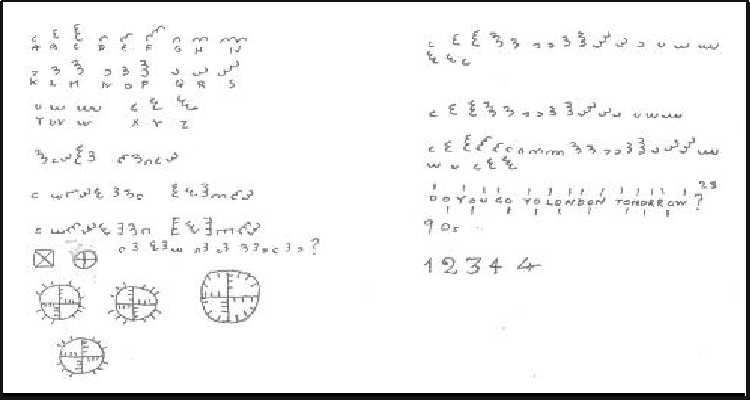
#> input picture research/dorabella/sources/notebook_1924.gif, 750 x 400 px
$ python marco.py
#> lines starting #> are read from the running program, lines starting #| are printed output that depends on the picture; after the words box and inside, x2 and y2 are one past the last pixel; in counts of white or black regions, pixels touching at a corner belong together
"""Experiment 3 — the Marco arc-count known-plaintext test (TODO item 2).

Pelling reads the 1924+ notebook page as carrying `MARCO ELGAR` and
`A VERY OLD CYPHER` in the arc alphabet. Section 11.3 records this as the only
known-plaintext sample in the Dorabella alphabet known to exist; TODO item 2
proposed testing it through the arc-count channel -- the channel this project
reads most reliably -- and listed the blocker as capture resolution, with a
prior of 85% that the test would land.

The blocker was asserted, never measured. It is measured here, using a control
that costs nothing:

    THE SAME PAGE CARRIES ELGAR'S OWN KEY TABLE.

Twenty-four glyphs, same hand, same photograph, same resolution, each labelled
with its letter underneath. Under Elgar's key (section 8.1) the arc count of
ALPHA24[i] is i mod 3 + 1, so the table's true arc counts are 1,2,3 repeating
-- ground truth, free, drawn from the very image the test must read. An
extractor that cannot recover the key table's arc counts cannot be trusted on
the Marco line, and the family is blocked by capture rather than by cipher.

This is section 18.3's move (the 1947 plate) applied to the notebook: establish
what the image can support before reporting anything read from it.
"""
import sys, os
sys.path.insert(0, os.path.dirname(__file__))
import numpy as np
from PIL import Image
from scipy import ndimage
from scipy.stats import spearmanr

SRC = os.path.join(os.path.dirname(__file__), '..', 'sources', 'notebook_1924.gif')
ALPHA24 = "ABCDEFGHIKLMNOPQRSTUWXYZ"
RNG = np.random.default_rng(1924)

# Key-table rows on the page, with the letters each carries. Bands located by
# ink profile (see locate() below); the letter content is read off the plate.
KEY_ROWS = [((30, 45), "ABCDEFGHI"),
            ((56, 72), "KLMNOPQRS"),
            ((76, 94), "TUWXYZ")]
CAND_LINES = [(147, 167), (183, 203), (219, 239)]

CLAIMS = {'MARCO ELGAR':       ['MARCO', 'ELGAR'],
          'A VERY OLD CYPHER': ['A', 'UERY', 'OLD', 'CYPHER']}   # V->U, Elgar's merge


def arcs_of(word):
    return [ALPHA24.index(c) % 3 + 1 for c in word]


def banner(s):
    print("\n" + "=" * 78); print(s); print("=" * 78)


def load():
    a = np.asarray(Image.open(SRC).convert('L'), dtype=np.float64)
    ink = 255.0 - a
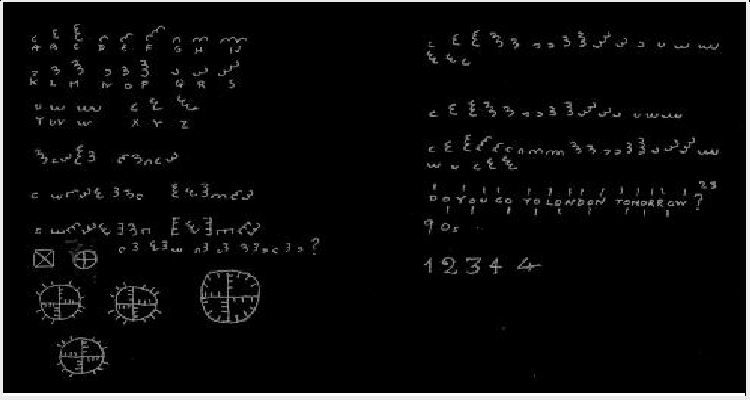
#> ink: shape (400, 750) float64; min 0, max 255, mean 12
    ink[:4, :] = 0; ink[384:, :] = 0; ink[:, :4] = 0; ink[:, 741:] = 0   # frame
#> after `ink[:, 741:] = 0`:
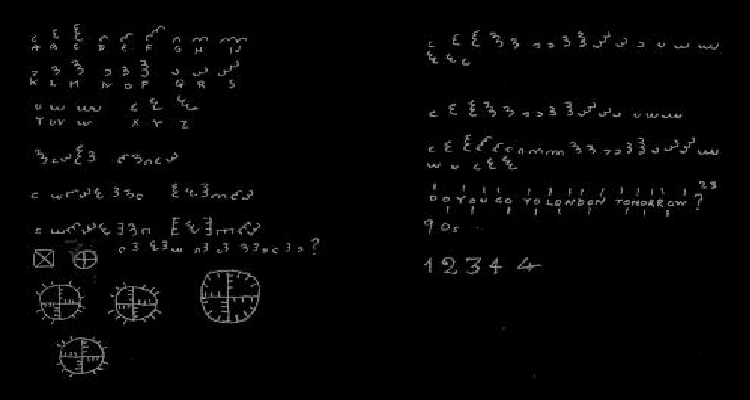
#> ink: shape (400, 750) float64; min 0, max 180, mean 4.5
    return ink


def locate(ink, x0, x1, t=0.12):
    p = ink[:, x0:x1].sum(axis=1); p = p / p.max()
    on = p > t; runs, s = [], None
    for y, v in enumerate(on):
        if v and s is None: s = y
        elif not v and s is not None: runs.append((s, y)); s = None
    if s is not None: runs.append((s, len(on)))
    return [r for r in runs if r[1] - r[0] >= 3]


def seg_profile(ink, y0, y1, x0=20, x1=340, gap=2, t=0.10):
    """Column-profile segmentation."""
    p = ink[y0:y1, x0:x1].sum(axis=0); p = p / (p.max() + 1e-9)
    on = p > t; runs, s, off = [], None, 0
    for x, v in enumerate(on):
        if v:
            if s is None: s = x
            off = 0
        elif s is not None:
            off += 1
            if off > gap:
                runs.append((s + x0, x - off + 1 + x0)); s = None; off = 0
    if s is not None: runs.append((s + x0, x1))
    return [r for r in runs if r[1] - r[0] >= 2]


def seg_cc(ink, y0, y1, x0=20, x1=340, t=60, minpx=4):
    """Connected-component segmentation, merged by horizontal overlap."""
    b = ink[y0:y1, x0:x1] > t
    L, n = ndimage.label(b, structure=np.ones((3, 3)))
    out = []
    for i in range(1, n + 1):
        ys, xs = np.where(L == i)
        if len(xs) >= minpx:
            out.append((xs.min() + x0, xs.max() + 1 + x0))
    return sorted(out)


def main():
    ink = load()
    print(f"capture: 750 x 400 (sources/PROVENANCE.md flags this as too low for")
    print(f"the Marco test; that flag is now measured rather than asserted)")

    # ------------------------------------------------------------------
    banner("CONTROL 1 — can glyphs even be COUNTED at this resolution?")
    print("""
  Ground truth from Elgar's own key table on the same page. If segmentation
  cannot recover the number of glyphs in a row whose letters are printed
  underneath it, nothing read from the practice lines is interpretable.
""")
    print(f"  {'row':12s} {'true':>5s} {'profile':>8s} {'components':>11s}")
    hits_p = hits_c = 0
    for (y0, y1), letters in KEY_ROWS:
        tp = len(seg_profile(ink, y0, y1))
        tc = len(seg_cc(ink, y0, y1))
        hits_p += tp == len(letters); hits_c += tc == len(letters)
        print(f"  {letters:12s} {len(letters):5d} {tp:8d} {tc:11d}")
#> this loop made 3 passes
#> (n in seg_cc, tc, hits_p, hits_c) on passes 1 to 3: (11, 10, 1, 0), (9, 9, 2, 1), (10, 9, 2, 1)
#|   ABCDEFGHI        9        9          10
#|   KLMNOPQRS        9        9           9
#|   TUWXYZ           6        9           9
#> after the loop, hits_c = 1; hits_p = 2
    print(f"\n  rows recovered exactly: profile {hits_p}/3, components {hits_c}/3")
#|   rows recovered exactly: profile 2/3, components 1/3

    # ------------------------------------------------------------------
    banner("CONTROL 2 — does any feature carry ARC COUNT on known glyphs?")
    (y0, y1), letters = KEY_ROWS[0]
    runs = seg_profile(ink, y0, y1)
#> runs = [(32, 36), (53, 59), (74, 83), (99, 108), (120, 132), (146, 158), (173, 180), (193, 208), (220, 247)]
    truth = np.array(arcs_of(letters))
    print(f"""
  Key-table row 1 is the one row both methods segment consistently, so it is
  the only row on which a per-glyph feature can be scored at all.
  Letters {letters} -> true arc counts {list(truth)}.
""")
    if len(runs) != len(truth):
        print(f"  segmentation gives {len(runs)} glyphs for {len(truth)} letters — "
              f"cannot align; CONTROL 2 not evaluable.")
        return False

    width = np.array([b - a for a, b in runs], float)
#> width = [4, 6, 9, 9, 12, 12, 7, 15, 27]
    mass = np.array([ink[y0:y1, a:b].sum() / 255.0 for a, b in runs])
#> mass = [6.48, 13.12, 21.23, 12.05, 16.48, 17.58, 8.77, 16.78, 28.65]
    print(f"  {'letter':7s} {'true':>5s} {'width':>7s} {'ink mass':>9s}")
    for L, t, w, m in zip(letters, truth, width, mass):
        print(f"  {L:7s} {t:5d} {w:7.0f} {m:9.1f}")
#> this loop made 9 passes
#> (L, t, w, m) on passes 1 to 9: ('A', 1, 4, 6.48), ('B', 2, 6, 13.12), ('C', 3, 9, 21.23), ('D', 1, 9, 12.05), ('E', 2, 12, 16.48), ('F', 3, 12, 17.58), ('G', 1, 7, 8.77), ('H', 2, 15, 16.78), ('I', 3, 27, 28.65)
#|   A           1       4       6.5
#|   B           2       6      13.1
#|   C           3       9      21.2
#|   D           1       9      12.1
#|   E           2      12      16.5
#|   F           3      12      17.6
#|   G           1       7       8.8
#|   H           2      15      16.8
#> (further printed lines are left out)

    def rank_assign(feat):
        order = np.argsort(feat)
        pred = np.empty(len(feat), int)
        pred[order] = np.repeat([1, 2, 3], len(feat) // 3)
        return pred

    for name, feat in (('glyph width', width), ('ink mass', mass)):
        rho, _ = spearmanr(feat, truth)
        # permutation null on the same statistic, matched procedure
        null = np.array([spearmanr(feat, RNG.permutation(truth))[0]
                         for _ in range(20000)])
        p = (null >= rho).mean()
        pred = rank_assign(feat)
        print(f"\n  {name:12s}: Spearman rho = {rho:+.3f}   permutation p = {p:.4f}")
        print(f"  {'':12s}  rank assignment: {(pred==truth).sum()}/{len(truth)} correct")
#> this loop made 2 passes
#> (name, feat, rho, p, order in rank_assign, pred) on pass 1: ('glyph width', [4, 6, 9, 9, 12, 12, 7, 15, 27], 0.611, 0.0485, [0, 1, 6, 2, 3, 4, 5, 7, 8], [1, 1, 2, 2, 2, 3, 1, 3, 3])
#> (name, rho, p, order in rank_assign, pred) on pass 2: ('ink mass', 0.949, 0.00065, [0, 6, 3, 1, 4, 7, 5, 2, 8], [1, 2, 3, 1, 2, 3, 1, 2, 3])
#|   glyph width : Spearman rho = +0.611   permutation p = 0.0485
#|                 rank assignment: 5/9 correct
#|   ink mass    : Spearman rho = +0.949   permutation p = 0.0006
#|                 rank assignment: 9/9 correct

    # ------------------------------------------------------------------
    banner("CONTROL 2b — the held-out row")
    (y2, y2b), letters2 = KEY_ROWS[1]
    runs2 = seg_profile(ink, y2, y2b)
#> runs2 = [(32, 38), (51, 60), (71, 84), (105, 111), (122, 129), (140, 149), (176, 179), (205, 208), (223, 239)]
    truth2 = np.array(arcs_of(letters2))
    print(f"""
  Ink mass was picked on row 1, so row 1 cannot also test it. Row 2 is the
  other row the profile segmenter recovers exactly ({len(runs2)} glyphs for
  {len(letters2)} letters), and it was not used to choose the feature.
  Letters {letters2} -> true arc counts {list(map(int, truth2))}.
""")
#|   Ink mass was picked on row 1, so row 1 cannot also test it. Row 2 is the
#|   other row the profile segmenter recovers exactly (9 glyphs for
#|   9 letters), and it was not used to choose the feature.
#|   Letters KLMNOPQRS -> true arc counts [1, 2, 3, 1, 2, 3, 1, 2, 3].
    if len(runs2) != len(truth2):
        print("  row 2 does not segment cleanly; held-out test not evaluable.")
        return False
    mass2 = np.array([ink[y2:y2b, a:b].sum() / 255.0 for a, b in runs2])
#> mass2 = [2.98, 11.92, 24.86, 7.16, 10.31, 23.77, 3.81, 5.46, 20.47]
    print(f"  {'letter':7s} {'true':>5s} {'ink mass':>9s} {'rank pred':>10s}")
    pred2 = rank_assign(mass2)
#> pred2 = [1, 2, 3, 2, 2, 3, 1, 1, 3]
    for L, t, m, q in zip(letters2, truth2, mass2, pred2):
        print(f"  {L:7s} {int(t):5d} {m:9.1f} {int(q):10d}"
              + ("" if t == q else "   <- miss"))
#> this loop made 9 passes
#> (L, t, m, q) on passes 1 to 9: ('K', 1, 2.98, 1), ('L', 2, 11.92, 2), ('M', 3, 24.86, 3), ('N', 1, 7.16, 2), ('O', 2, 10.31, 2), ('P', 3, 23.77, 3), ('Q', 1, 3.81, 1), ('R', 2, 5.46, 1), ('S', 3, 20.47, 3)
#|   K           1       3.0          1
#|   L           2      11.9          2
#|   M           3      24.9          3
#|   N           1       7.2          2   <- miss
#|   O           2      10.3          2
#|   P           3      23.8          3
#|   Q           1       3.8          1
#|   R           2       5.5          1   <- miss
#> (further printed lines are left out)
    rho2, _ = spearmanr(mass2, truth2)
#> rho2 = 0.896
    null2 = np.array([spearmanr(mass2, RNG.permutation(truth2))[0]
                      for _ in range(20000)])
#> null2 = 20000 values, max 0.949 at index 128, min -0.949 at index 1312, mean -0.000258
    print(f"\n  HELD-OUT: Spearman rho = {rho2:+.3f}  permutation p = "
          f"{(null2 >= rho2).mean():.4f}   rank assignment "
          f"{(pred2==truth2).sum()}/{len(truth2)} correct")
#|   HELD-OUT: Spearman rho = +0.896  permutation p = 0.0016   rank assignment 7/9 correct

    # threshold transfer: fit cut points on row 1, apply to row 2 with no
    # per-row renormalisation and no knowledge of the 3-3-3 composition
    cuts = [(mass[truth == 1].max() + mass[truth == 2].min()) / 2,
            (mass[truth == 2].max() + mass[truth == 3].min()) / 2]
#> cuts = [12.58, 17.18]
    pred_t = np.digitize(mass2, cuts) + 1
#> pred_t = [1, 1, 3, 1, 1, 3, 1, 1, 3]
    print(f"  threshold transfer (cuts {cuts[0]:.1f} / {cuts[1]:.1f} fitted on row 1,")
#|   threshold transfer (cuts 12.6 / 17.2 fitted on row 1,
    print(f"  applied to row 2 with no renormalisation): "
          f"{(pred_t==truth2).sum()}/{len(truth2)} correct")
#|   applied to row 2 with no renormalisation): 6/9 correct
    print(f"  the arc channel is quoted at 94-98% on the cipher plate (section 2.3)")

    # ------------------------------------------------------------------
    banner("LEG A — structural: do group sizes match the claimed words?")
    for name, words in CLAIMS.items():
        print(f"  {name:20s} predicts groups {[len(w) for w in words]}"
              f"  arc counts {[arcs_of(w) for w in words]}")
#> this loop made 2 passes
#|   MARCO ELGAR          predicts groups [5, 5]  arc counts [[3, 1, 2, 3, 2], [2, 2, 1, 1, 2]]
#|   A VERY OLD CYPHER    predicts groups [1, 4, 3, 6]  arc counts [[1], [2, 2, 2, 2], [2, 2, 1], [3, 2, 3, 2, 2, 2]]
    print("\n  practice lines below the key table, both segmenters:")
    print(f"  {'band':14s} {'profile':>8s} {'components':>11s}")
    for y0, y1 in CAND_LINES:
        print(f"  y={y0:3d}-{y1:3d}     {len(seg_profile(ink, y0, y1)):8d} "
              f"{len(seg_cc(ink, y0, y1)):11d}")
#> this loop made 3 passes
#> n in seg_cc on passes 1 to 3: 10, 17, 17
#|   y=147-167            7          10
#|   y=183-203           11          16
#|   y=219-239           11          17
#> pass 1, in seg_cc (call 4), `b = ink[y0:y1, x0:x1] > t`:
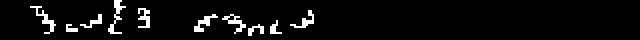
#> b: shape (20, 320) bool (shown 2 times larger); 5.1% white in thin lines or dots, all inside (x1, y1, x2, y2) = (15, 0, 157, 18)
#> pass 1, in seg_cc (call 4), `L, n = ndimage.label(b, structure=np.ones((3, 3)))`:
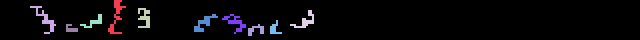
#> L: shape (20, 320) int32 (shown 2 times larger); 11 distinct labels, from 0 to 10; one colour per label, 0 black
#> pass 2, in seg_cc (call 5), `b = ink[y0:y1, x0:x1] > t`:
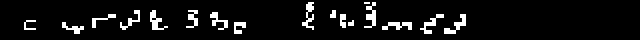
#> b: shape (20, 320) bool (shown 2 times larger); 7% white in thin lines or dots, all inside (x1, y1, x2, y2) = (12, 1, 233, 17)
#> pass 2, in seg_cc (call 5), `L, n = ndimage.label(b, structure=np.ones((3, 3)))`:
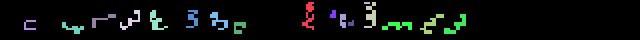
#> L: shape (20, 320) int32 (shown 2 times larger); 18 distinct labels, from 0 to 17; one colour per label, 0 black
    print(f"""
  MARCO ELGAR needs 10 glyphs, A VERY OLD CYPHER needs 14. The two segmenters
  disagree with each other on every line by more than the difference between
  those two targets, so the lines cannot be assigned to the claimed plaintexts
  on glyph count -- let alone read.
""")
    return False


if __name__ == '__main__':
    ok = main()
    banner("VERDICT")
    print(f"""
  The Marco test cannot be run on this capture, and the reason is now measured
  rather than asserted. Two findings, and they point opposite ways.

  POSITIVE. The arc channel is DETECTABLE at 750x400. Ink mass tracks arc
  count on Elgar's key table at rho = +0.95 on the row it was chosen on and
  rho = +0.90 on a held-out row (p = 0.0016). This is the project's first
  calibration of the arc channel against known plaintext in the arc alphabet
  -- not the Marco line, but the key table on the same page, which is known
  plaintext by construction because Elgar wrote the letters underneath.

  NEGATIVE, and decisive. Detectable is not reliable. On the held-out row the
  channel classifies 7/9 by rank and 6/9 by transferred threshold -- 67-78%,
  against the 94-98% at which this project reads the arc channel on the cipher
  plate. And upstream of that, glyph segmentation itself fails: the two
  segmenters recover the key table's glyph count in 2/3 and 1/3 of rows, and
  disagree on every practice line by more than the 4-glyph difference between
  MARCO ELGAR (10) and A VERY OLD CYPHER (14). A channel read at 70% through
  boundaries that are wrong cannot test a 10-glyph prediction.

  What would unblock it: the median key-table glyph is ~9 px wide, giving a
  3-arc glyph ~3 px per arc, at which an arc is indistinguishable from a
  stroke join. Reliable separation needs ~6 px per arc, so ~18 px per glyph --
  a capture at 2x-3x linear resolution, 1500-2250 px across. The page is held
  by the Elgar Birthplace Museum. TODO item 2's 85% prior is neither confirmed
  nor refuted; the experiment could not be run.

  The claim that the page carries known plaintext in the arc alphabet
  (section 11.3, from Pelling) is NOT tested here and remains uncorroborated
  by this project. It should be carried as a reported reading, not as a
  measurement.
""")

$ run again, with research/dorabella/sources/elgar_alphabet_table.png saved as research/dorabella/sources/notebook_1924.gif
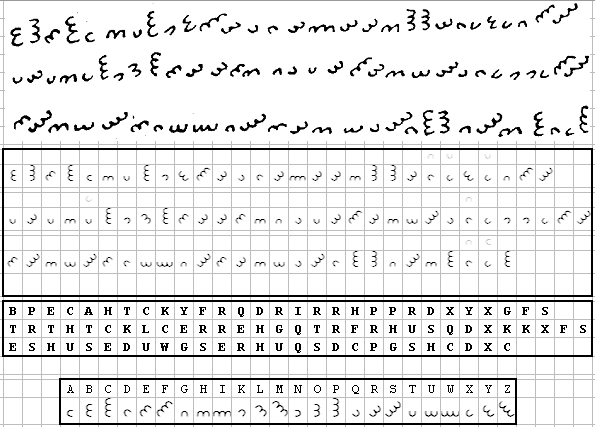
#> input picture research/dorabella/sources/elgar_alphabet_table.png, 595 x 427 px
#> in load, `ink = 255.0 - a`:
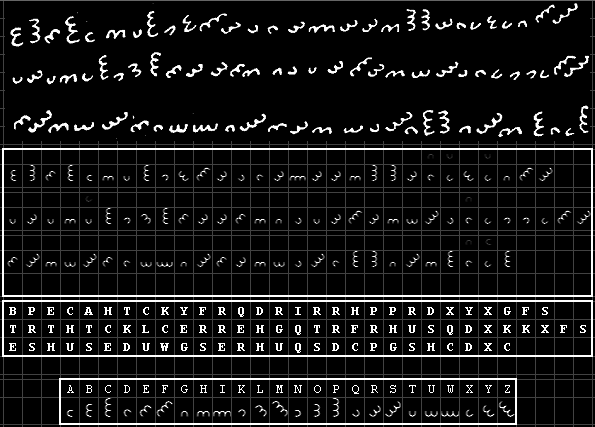
#> ink: shape (427, 595) float64; min 0, max 255, mean 22.6
#> in load, `ink[:, :4] = 0`:
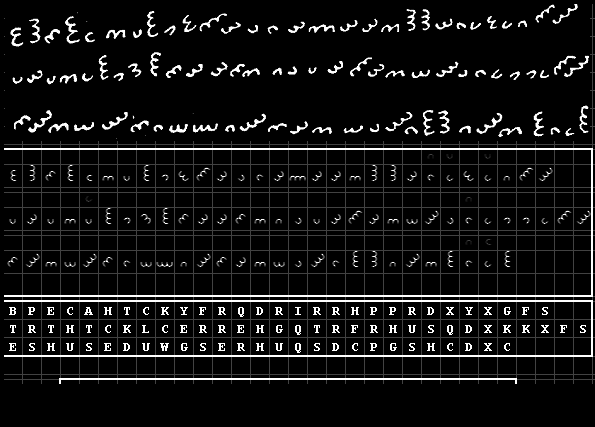
#> ink: shape (427, 595) float64; min 0, max 255, mean 19.3
#> the loop in main, `for (y0, y1), letters in KEY_ROWS:` made 3 passes
#> (tp, n in seg_cc, tc) on passes 1 to 3: (18, 21, 18), (14, 16, 13), (10, 14, 11)
#> (printed output is left out)
#> after the loop in main, `for (y0, y1), letters in KEY_ROWS:`: hits_c = 0
#|   rows recovered exactly: profile 0/3, components 0/3
#> in main, `runs = seg_profile(ink, y0, y1)`: runs = [(20, 23), (30, 40), (44, 60), (66, 80), (85, 95), (106, 126), (133, 142), (147, 158), (164, 174), (184, 190), (200, 202), (221, 231), (248, 258), (268, 271), (288, 297), (314, 317), (324, 327), (333, 335)]
#|   segmentation gives 18 glyphs for 9 letters — cannot align; CONTROL 2 not evaluable.
